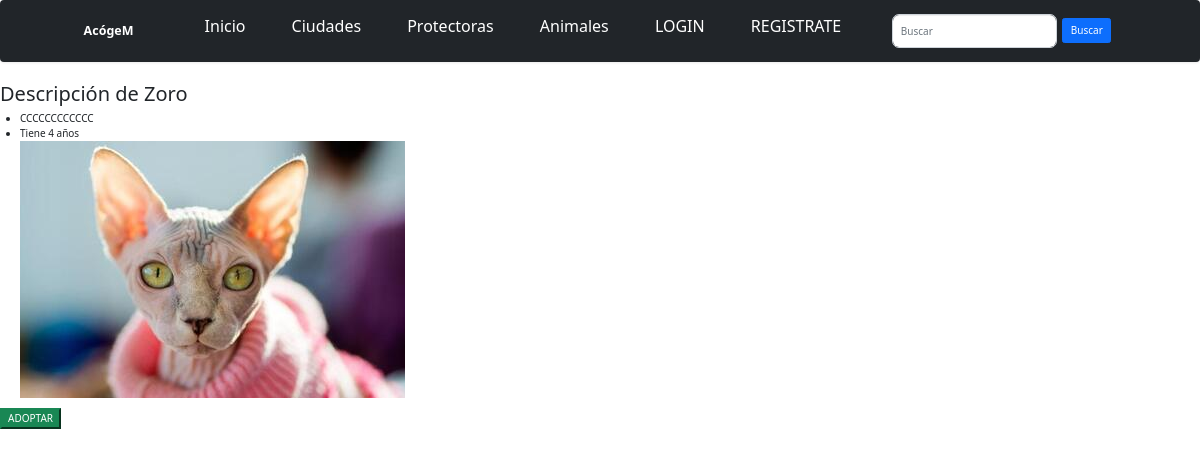
/animales/1/, run on the app's committed database.
### AcogeM_app/models.py (models this page shows, shortened)
class Animal(models.Model):
	protectora = models.ForeignKey('Protectora', on_delete=models.CASCADE)
	nom = models.CharField('Nombre', max_length=50)
	descrip = models.TextField('Descripción')
	foto = models.ImageField('Imagen', blank=True, null=True, upload_to='img')
	TIPO_ANIMALES = [
	 	("p", "Perro"),
	 	("g", "Gato"),
	 	("h", "Huron"),
		("c", "Conejo"),
	]
	tipo = models.CharField('Tipo', max_length=1, choices=TIPO_ANIMALES, blank=True, default="p")
	edad = models.IntegerField('Edad', default=0, null=True)
	adoptado = models.BooleanField(default=False)
	class Meta:
		verbose_name_plural = "Animales"

### AcogeM_app/views.py (the view)
# urls.py: path('animales/<int:pk>/', AnimalDetailView.as_view(), name='animal-detail'),
class AnimalDetailView(DetailView):
	model = Animal

### AcogeM_app/templates/AcogeM_app/animal_detail.html (shortened to what this page needs)
{% extends "base.html" %}
{% block content %}
    <h2>Descripción de {{ animal.nom }}</h2>
    <ul>
        <li>{{ animal.descrip }} </li>
        <li>Tiene {{ animal.edad }} años</li>
        <img src="/media/{{ animal.foto }}">
    </ul>
    {% if animal.adoptado == True %}
    <p>El animal está adoptado</p>
	{% else %}
	<form class="d-felx" method="POST" action="{% url 'adoptar' %}">
        <div class="custom-search-input">
            <span class="input-group-list">
                <button type="submit" class="boton btn-success" name="adoptar">ADOPTAR</button>
            </span>
        </div>
    </form>
	{% endif %}
{% endblock %}

### data on the page
Animal: nom "Zoro", descrip "CCCCCCCCCCCC", edad "4", foto (picture)
